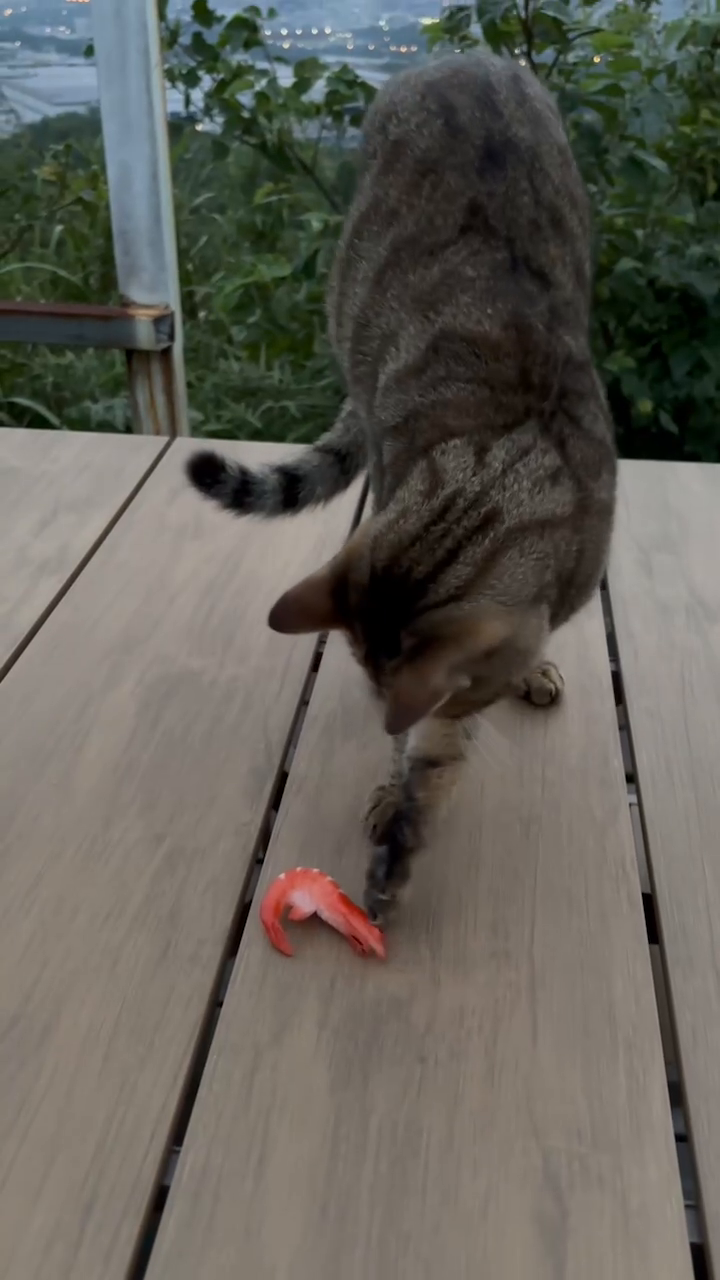
#> input picture frame 11 of traditional/vid/cat/cat.mp4, 720 x 1280 px
$ python LK_vid_dense.py
#> lines starting #> are read from the running program, lines starting #| are printed output that depends on the picture
import numpy as np
import cv2 as cv
import argparse

parser = argparse.ArgumentParser(description='This sample demonstrates Lucas-Kanade Optical Flow calculation. \
                                              The example file can be downloaded from: \
                                              https://www.bogotobogo.com/python/OpenCV_Python/images/mean_shift_tracking/slow_traffic_small.mp4')

parser.add_argument('-image', type=str, default="/home/cv/Projects/FlowNetPytorch/cat/cat.mp4")
args = parser.parse_args()

cap = cv.VideoCapture(args.image)
ret, frame1 = cap.read()
#> frame1 is the input picture: shape (1280, 720, 3); mean B, G, R 88, 95.7, 98.2
prvs = cv.cvtColor(frame1, cv.COLOR_BGR2GRAY)
hsv = np.zeros_like(frame1)
hsv[..., 1] = 255
while(1):
    ret, frame2 = cap.read()
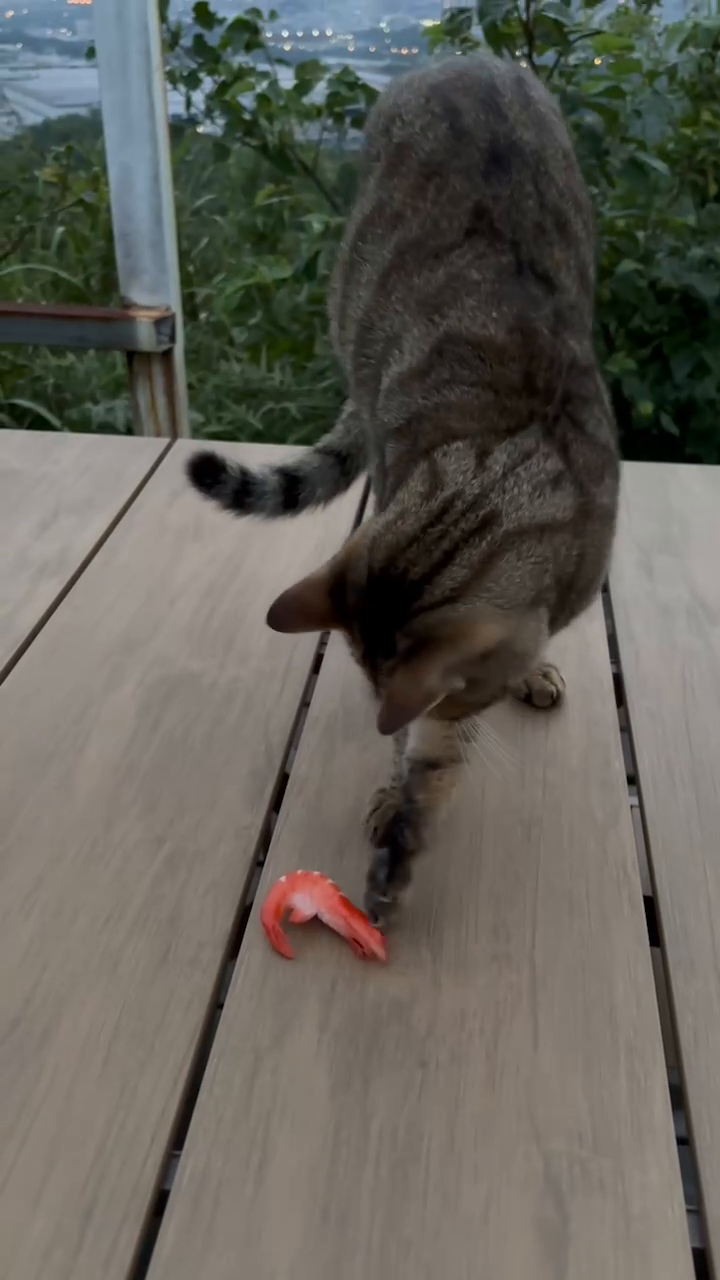
#> input picture frame 12 of traditional/vid/cat/cat.mp4, 720 x 1280 px
#> frame2 is the input picture: shape (1280, 720, 3); mean B, G, R 88, 95.6, 98
    if not ret:
        print('No frames grabbed!')
        break

    next = cv.cvtColor(frame2, cv.COLOR_BGR2GRAY)
    flow = cv.calcOpticalFlowFarneback(prvs, next, None, 0.5, 3, 15, 3, 5, 1.2, 0)
    mag, ang = cv.cartToPolar(flow[..., 0], flow[..., 1])
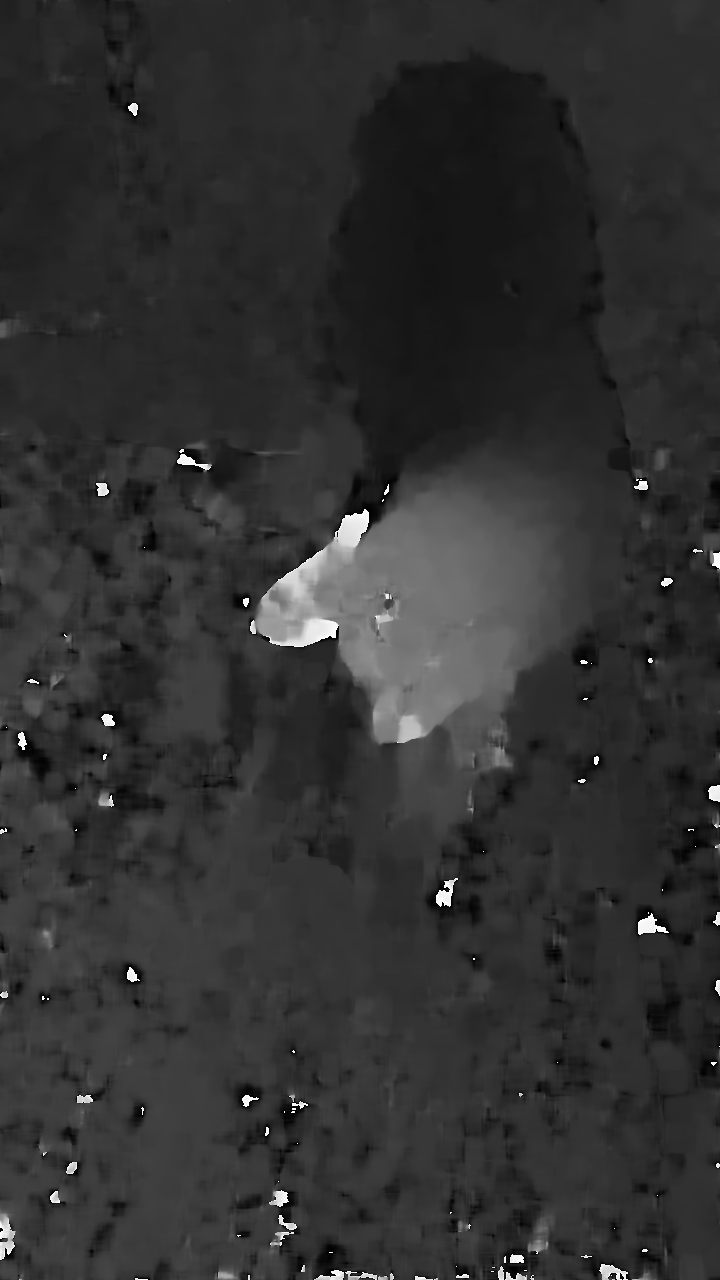
#> ang: shape (1280, 720) float32; min 0.000139, max 6.28, mean 1.23; drawn with min black and max white
    hsv[..., 0] = ang*180/np.pi/2
    hsv[..., 2] = cv.normalize(mag, None, 0, 255, cv.NORM_MINMAX)
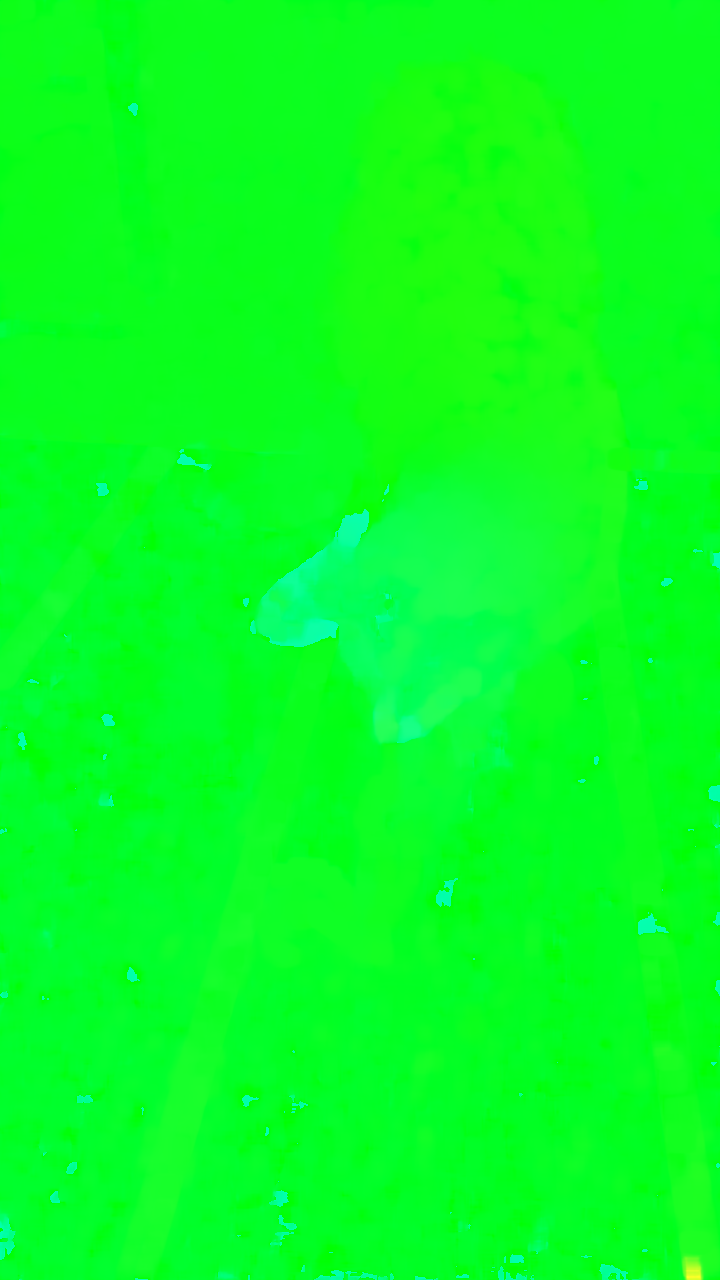
#> hsv: shape (1280, 720, 3); mean of channels 0, 1, 2 34.6, 255, 7.9; drawn as B, G, R
    bgr = cv.cvtColor(hsv, cv.COLOR_HSV2BGR)
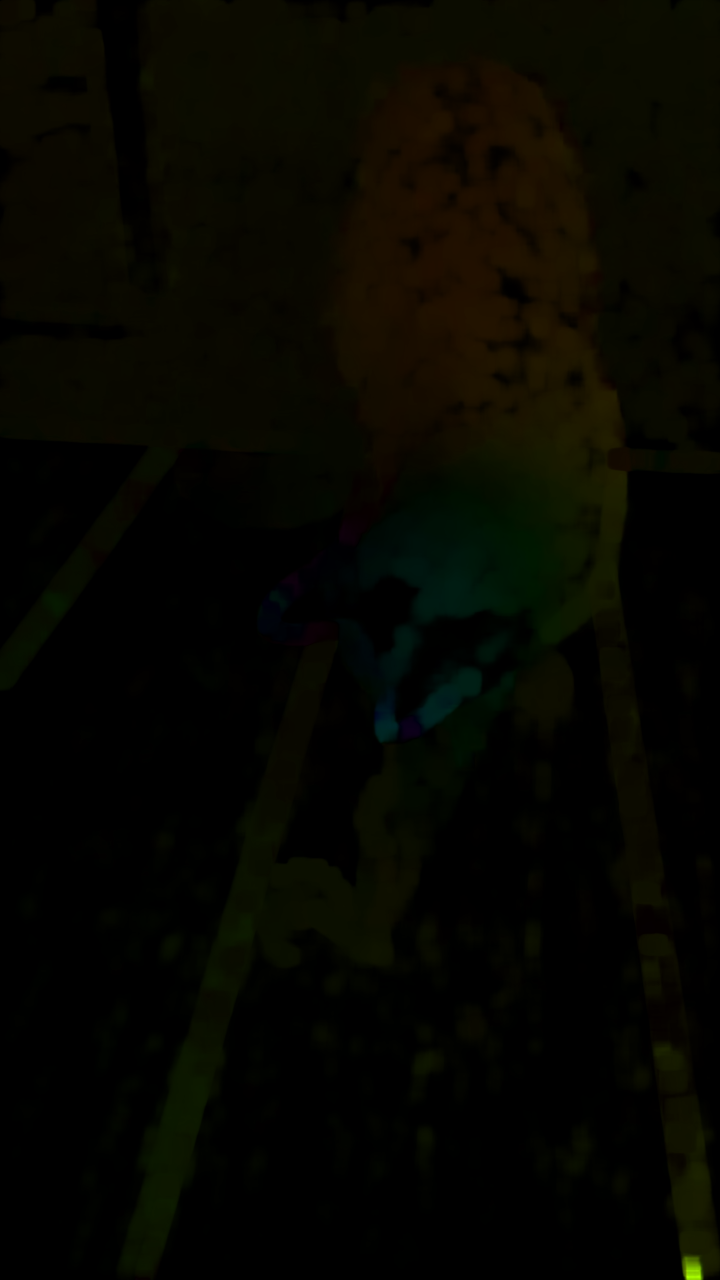
#> bgr: shape (1280, 720, 3); mean B, G, R 0.3, 6.5, 6.5
    cv.imshow('frame2', bgr)
    k = cv.waitKey(30) & 0xff
#> (key Esc is pressed here)
    if k == 27:
        break
    elif k == ord('s'):
        cv.imwrite('opticalfb.png', frame2)
        cv.imwrite('opticalhsv.png', bgr)
    prvs = next

cv.destroyAllWindows()

$ run again, starting later in the video
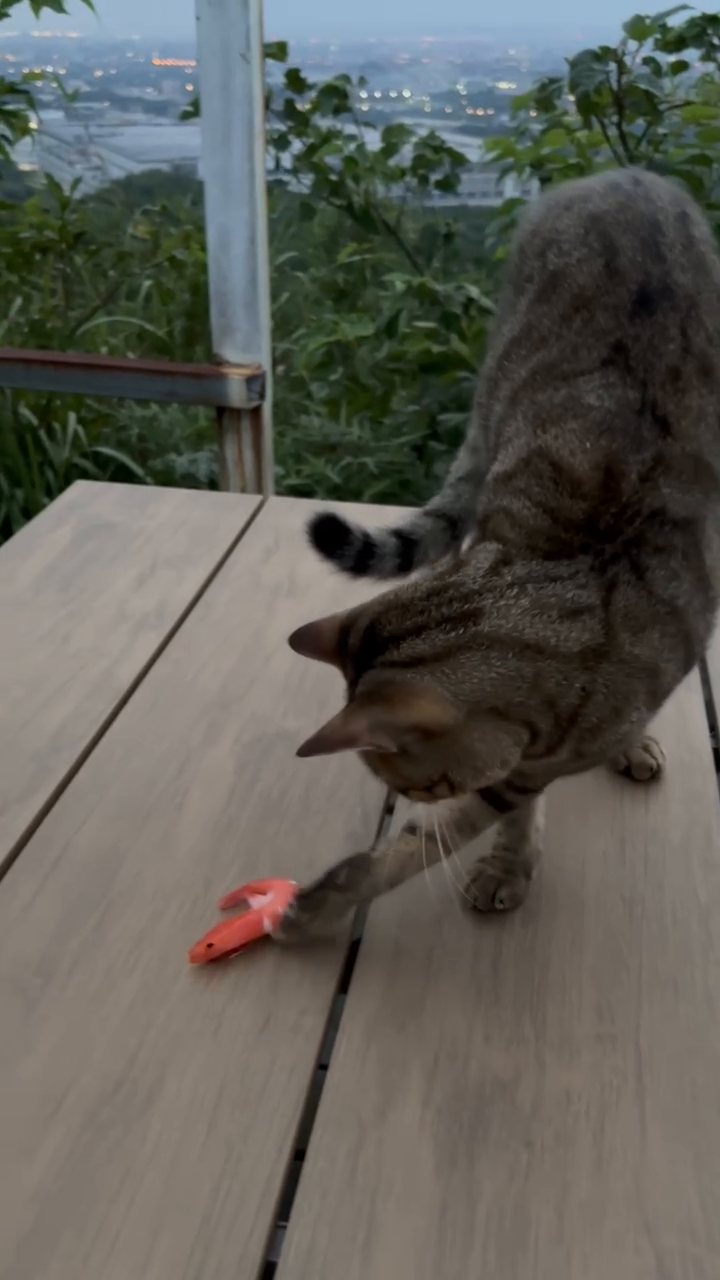
#> input picture frame 52 of traditional/vid/cat/cat.mp4, 720 x 1280 px
#> frame1 is the input picture: shape (1280, 720, 3); mean B, G, R 86.2, 93, 94.1
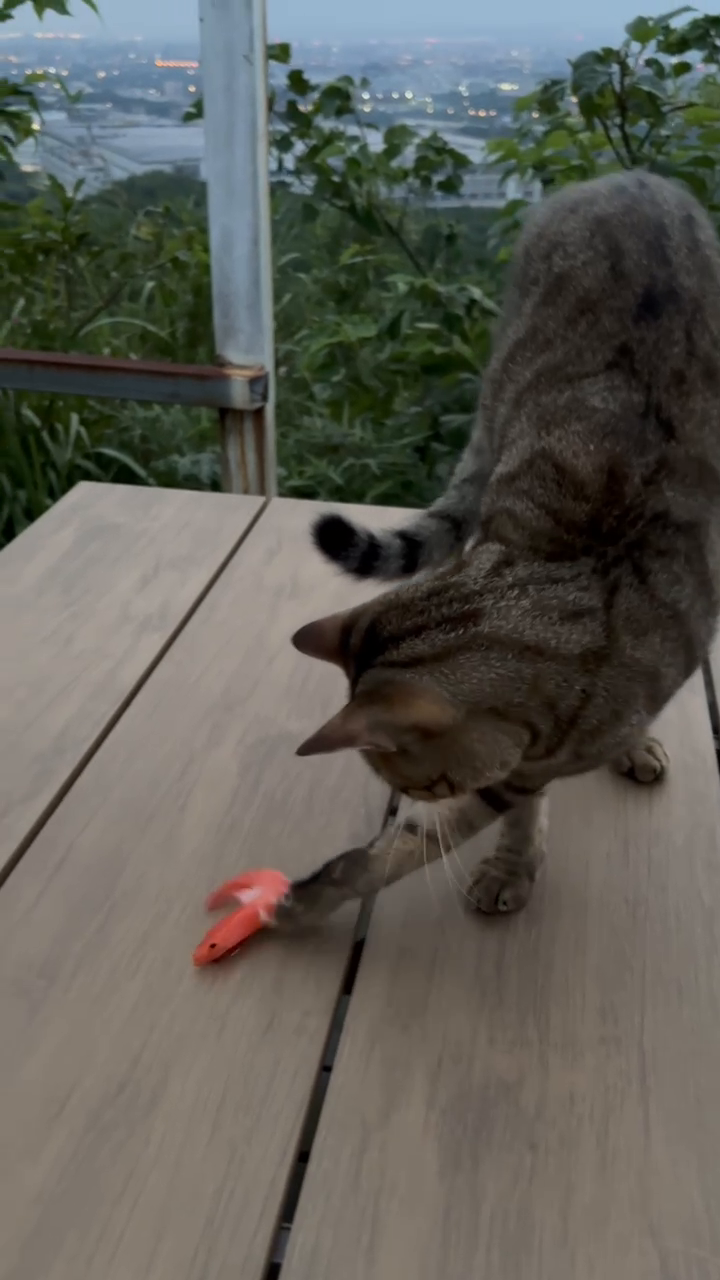
#> input picture frame 53 of traditional/vid/cat/cat.mp4, 720 x 1280 px
#> frame2 is the input picture: shape (1280, 720, 3); mean B, G, R 86, 92.9, 93.9
#> `bgr = cv.cvtColor(hsv, cv.COLOR_HSV2BGR)`:
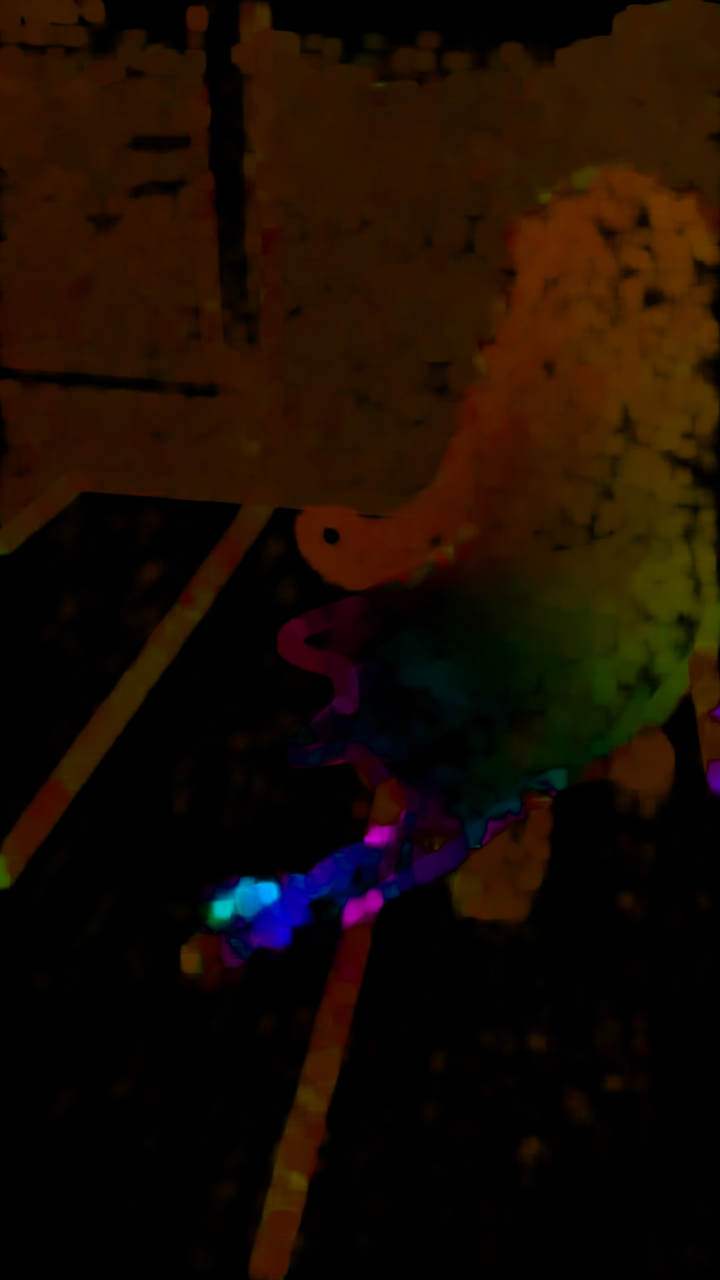
#> bgr: shape (1280, 720, 3); mean B, G, R 2.2, 12.1, 25.4

$ run again, starting later in the video
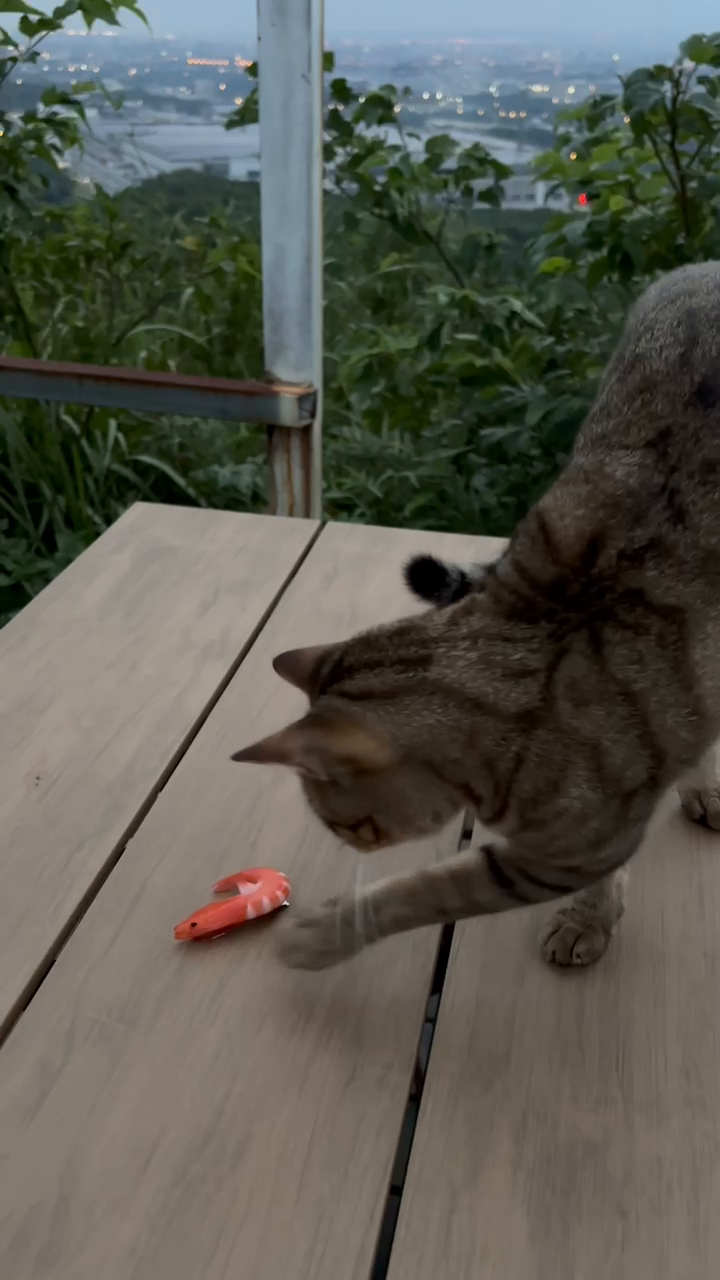
#> input picture frame 93 of traditional/vid/cat/cat.mp4, 720 x 1280 px
#> frame1 is the input picture: shape (1280, 720, 3); mean B, G, R 79.3, 88.7, 89
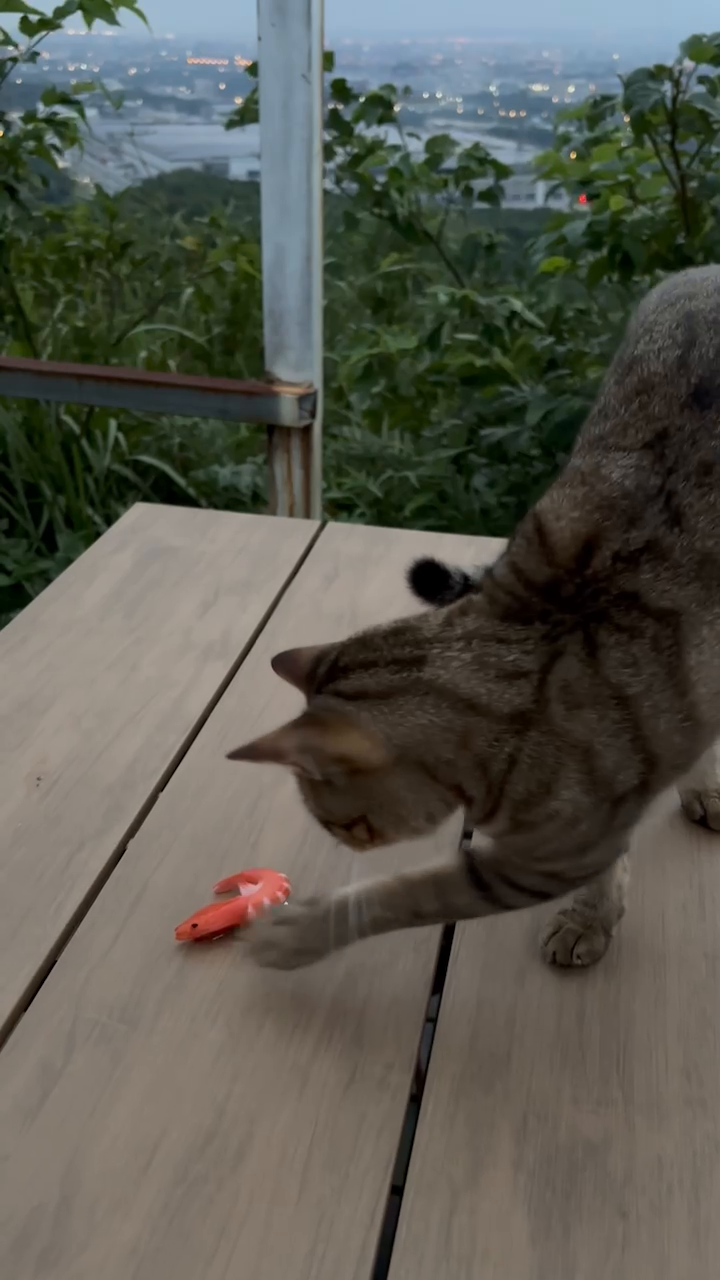
#> input picture frame 94 of traditional/vid/cat/cat.mp4, 720 x 1280 px
#> frame2 is the input picture: shape (1280, 720, 3); mean B, G, R 79.4, 88.6, 89
#> `bgr = cv.cvtColor(hsv, cv.COLOR_HSV2BGR)`:
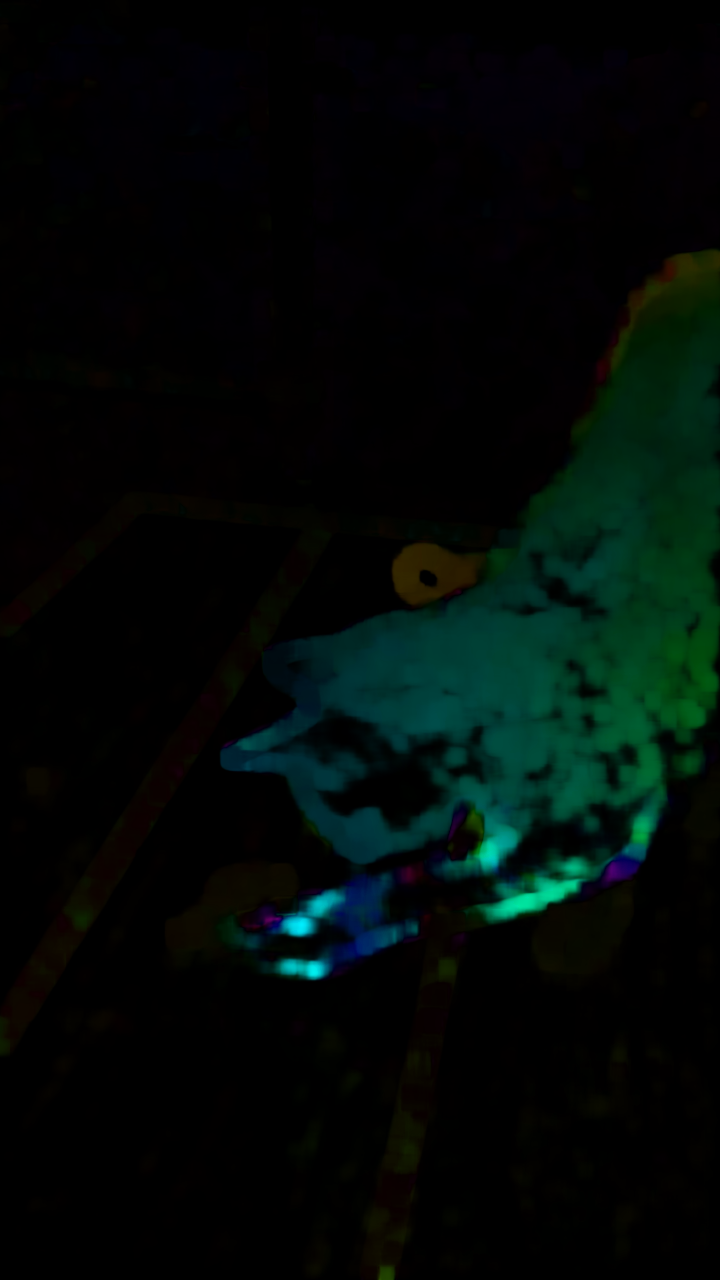
#> bgr: shape (1280, 720, 3); mean B, G, R 7.1, 9.8, 1.7
